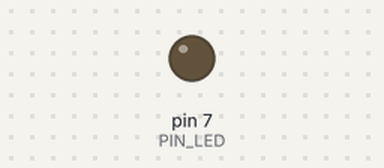
This sketch was run on a simulated Arduino Uno, built with avr-gcc and run on an emulated ATmega328P. Shown: output pins drawn as LEDs (lit = HIGH). Dashed ring = blinking. At 2.0 s the program stops and its outputs stay as they are.

Above: at 0.5 s.
At 1.85 s:
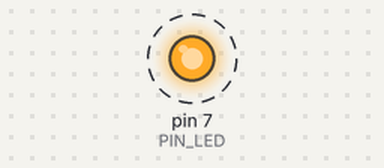
Timing chart, 0 to 3.0 s (numbered marks = the images above):
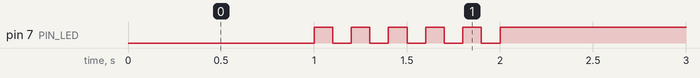

The sketch:

05_practice_2.ino
```cpp
#define PIN_LED 7 // PIN_LED를 7번 핀으로 정의
unsigned int count, toggle; // count와 toggle을 부호없는 정수 타입으로 전역 변수 선언

void setup() {
  pinMode(PIN_LED, OUTPUT); // 7번 핀을 출력모드로 설정
  Serial.begin(115200); // 시리얼 통신 시작 1152000bps
  while(!Serial) {
    ;
  }
    // 시리얼 포트 연결 대기
}

void loop() {
  // 무한 루프에 진입
  while(1) {
    digitalWrite(PIN_LED, 0); // LED 켜기
    delay(1000); // 1초 대기

    for (int i = 0; i<5; i++) {
      // LED를 5번 깜빡이는 반복문
      digitalWrite(PIN_LED, 1); // LED 끔
      delay(100);               // 100ms 대기
      digitalWrite(PIN_LED, 0); // LED 켬
      delay(100);               // 100ms 대기
    }

     digitalWrite(PIN_LED, 1); // LED 끔

     while(1) {

     } // 이후 더 이상 반복 x
  }

}
```

Measured:
- by itself, pin 7 (PIN_LED): alternates HIGH for 0.10 s and LOW for 0.10 s, 11 changes in all, then stays HIGH
